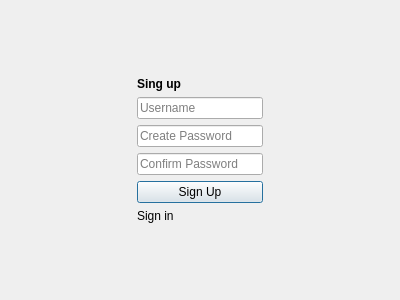
<?xml version="1.0" encoding="UTF-8"?>
<ui version="4.0">
 <class>SignUp</class>
 <widget class="QDialog" name="SignUp">
  <property name="geometry">
   <rect>
    <x>0</x>
    <y>0</y>
    <width>400</width>
    <height>300</height>
   </rect>
  </property>
  <property name="windowTitle">
   <string>Dialog</string>
  </property>
  <layout class="QHBoxLayout" name="horizontalLayout">
   <item>
    <spacer name="horizontalSpacer">
     <property name="orientation">
      <enum>Qt::Horizontal</enum>
     </property>
     <property name="sizeHint" stdset="0">
      <size>
       <width>120</width>
       <height>20</height>
      </size>
     </property>
    </spacer>
   </item>
   <item>
    <layout class="QVBoxLayout" name="verticalLayout">
     <item>
      <spacer name="verticalSpacer">
       <property name="orientation">
        <enum>Qt::Vertical</enum>
       </property>
       <property name="sizeHint" stdset="0">
        <size>
         <width>20</width>
         <height>40</height>
        </size>
       </property>
      </spacer>
     </item>
     <item>
      <widget class="QLabel" name="signUp">
       <property name="font">
        <font>
         <bold>true</bold>
        </font>
       </property>
       <property name="cursor">
        <cursorShape>PointingHandCursor</cursorShape>
       </property>
       <property name="text">
        <string>Sing up</string>
       </property>
      </widget>
     </item>
     <item>
      <widget class="QLineEdit" name="loginLine">
       <property name="placeholderText">
        <string>Username</string>
       </property>
      </widget>
     </item>
     <item>
      <widget class="QLineEdit" name="createPasswordLine">
       <property name="placeholderText">
        <string>Create Password</string>
       </property>
      </widget>
     </item>
     <item>
      <widget class="QLineEdit" name="confirmPasswordLine">
       <property name="placeholderText">
        <string>Confirm Password</string>
       </property>
      </widget>
     </item>
     <item>
      <widget class="QPushButton" name="submitPB">
       <property name="text">
        <string>Sign Up</string>
       </property>
      </widget>
     </item>
     <item>
      <widget class="QLabel" name="signIn">
       <property name="text">
        <string>Sign in</string>
       </property>
      </widget>
     </item>
     <item>
      <spacer name="verticalSpacer_2">
       <property name="orientation">
        <enum>Qt::Vertical</enum>
       </property>
       <property name="sizeHint" stdset="0">
        <size>
         <width>20</width>
         <height>30</height>
        </size>
       </property>
      </spacer>
     </item>
    </layout>
   </item>
   <item>
    <spacer name="horizontalSpacer_2">
     <property name="orientation">
      <enum>Qt::Horizontal</enum>
     </property>
     <property name="sizeHint" stdset="0">
      <size>
       <width>120</width>
       <height>20</height>
      </size>
     </property>
    </spacer>
   </item>
  </layout>
 </widget>
 <resources/>
 <connections/>
</ui>
